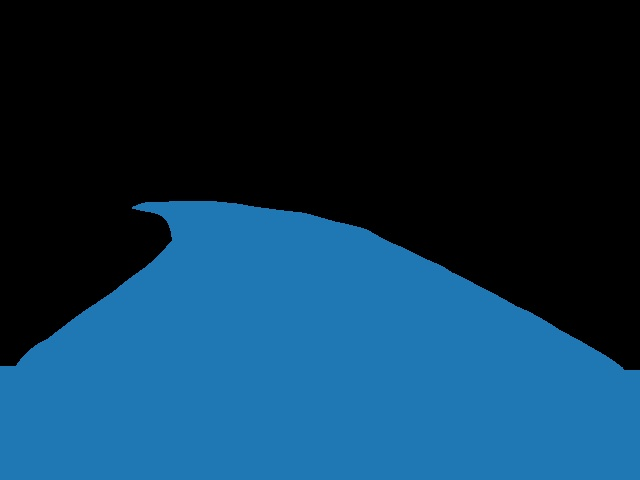
#> input picture Deeplab_v3/segImg.jpg, 640 x 480 px, found by its file name
$ python test_findPoint.py
#> lines starting #> are read from the running program, lines starting #| are printed output that depends on the picture; after the words box and inside, x2 and y2 are one past the last pixel; in counts of white or black regions, pixels touching at a corner belong together
import cv2
import numpy as np

cv2img = cv2.imread('D:\Documents\Researches\Self_Driving_Car\Deeplab_v3\segImg.jpg')  # Replace 'segmentation_output.jpg' with your image file
#> cv2img is the input picture: shape (480, 640, 3); mean B, G, R 77.1, 51.4, 13.4

# Create a blank canvas with the same size as the input image
contour_image = np.zeros_like(cv2img)

# Draw multiple white horizontal lines on the blank canvas
for y_coord in range(100, 440, 20):
    cv2.line(contour_image, (0, y_coord), (640, y_coord), (255, 255, 255), 1)
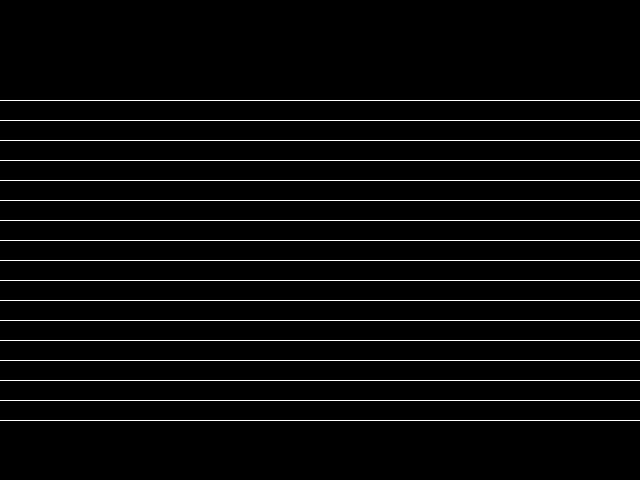
#> contour_image: shape (480, 640, 3); 3.5% white in thin lines or dots, all inside (x1, y1, x2, y2) = (0, 100, 640, 421)


#cv2img = cv2.GaussianBlur(cv2img, (3,3),1)
#contour_image = np.zeros_like(cv2img)

# Draw multiple white horizontal lines on the blank canvas
""" for y_coord in range(100, 420, 20):
    cv2.line(contour_image, (0, y_coord), (640, y_coord), (255, 255, 255), 1) """

lower_bound = np.array([180, 120, 31], dtype=np.uint8)  # Adjust these values based on your needs
upper_bound = np.array([200, 140, 51], dtype=np.uint8)  # Adjust these values based on your needs
# Create a binary mask for the road segment
mask = cv2.inRange(cv2img, lower_bound, upper_bound)
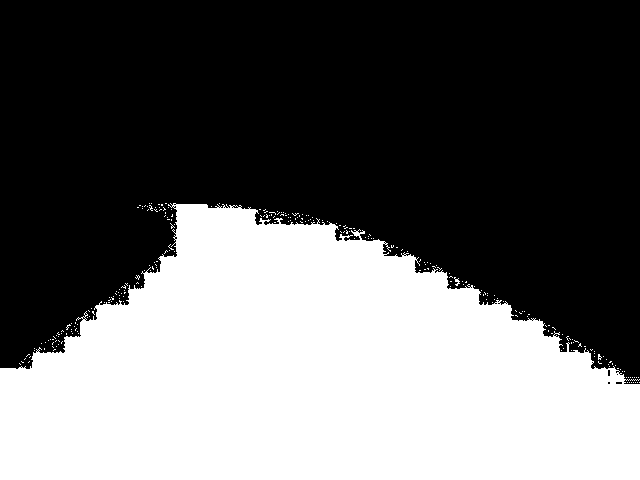
#> mask: shape (480, 640); 40.7% white; 257 white regions (255 under 20 px), largest, box (x1, y1, x2, y2) and area: (0, 203, 640, 480) 124459, (454, 277, 460, 286) 25
edges = cv2.Canny(mask, 50, 150)
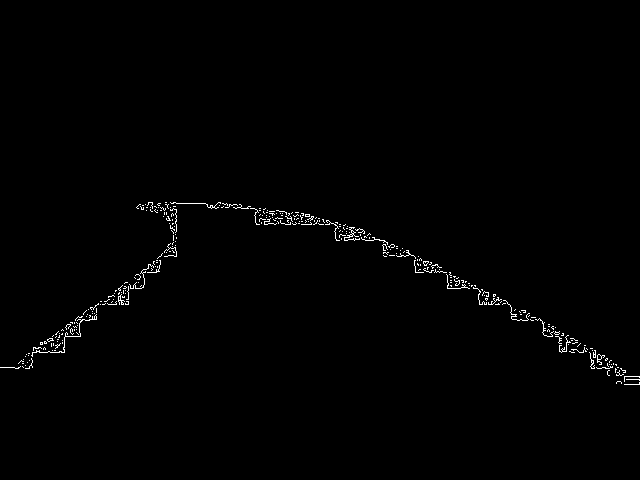
#> edges: shape (480, 640); 0.77% white in thin lines or dots, all inside (x1, y1, x2, y2) = (0, 202, 640, 385)
contours, hierarchy = cv2.findContours(edges, cv2.RETR_EXTERNAL, cv2.CHAIN_APPROX_SIMPLE)
#> contours = 316 contours, 314 with area under 20; largest, box (x1, y1, x2, y2) and area: (31, 314, 97, 357) 22, (597, 354, 605, 365) 20
cv2.drawContours(cv2img, contours, -1, (255, 255, 255), 1)
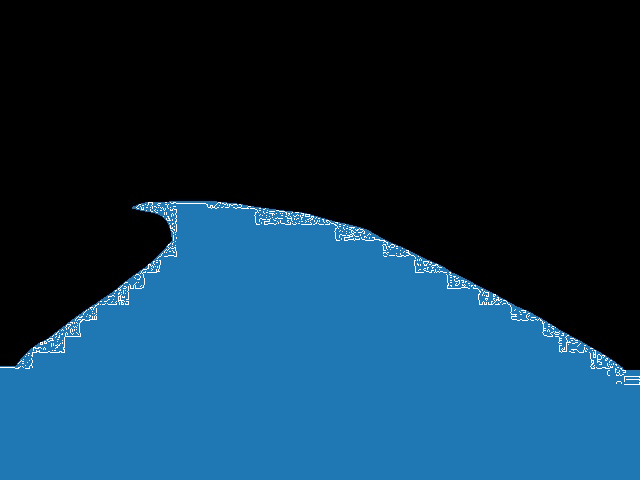
#> cv2img: shape (480, 640, 3); 0.77% of pixels changed, all inside (x1, y1, x2, y2) = (0, 202, 640, 385)
# Display the original image with marked intersection points

cv2.imshow('contourimg', cv2img)
#cv2.imwrite("lineMask.jpg", contour_image)
cv2.waitKey(0)
cv2.destroyAllWindows()
